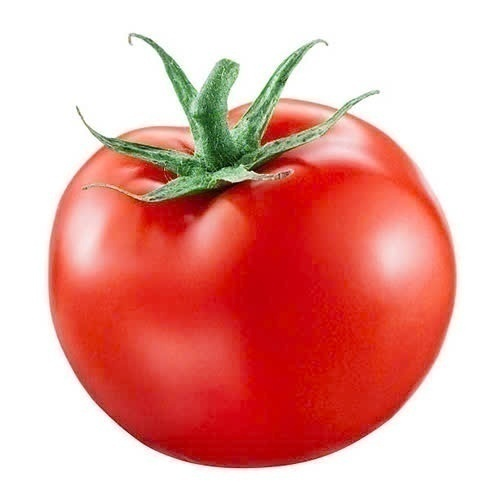
#> input picture z5966263488289_871d634a1742dd7d2ba9d0b0585b7ede.jpg, 500 x 500 px, found by its file name
$ python flipping.py
#> lines starting #> are read from the running program, lines starting #| are printed output that depends on the picture
import cv2

# Đọc ảnh
img = cv2.imread("L:/NNLT_Python/Xu-li-anh/z5966263488289_871d634a1742dd7d2ba9d0b0585b7ede.jpg")
#> img is the input picture: shape (500, 500, 3); mean B, G, R 157.1, 163.7, 230.9
(h, w) = img.shape[:2]
#> h = 500; w = 500
print('Chiều cao ảnh: ', h)
#| Chiều cao ảnh:  500
print('Chiều rộng ảnh: ', w)
#| Chiều rộng ảnh:  500

# Xác định toạ độ tâm và lấy màu tại tâm
center_x, center_y = w // 2, h // 2
#> center_x = 250; center_y = 250
(b, g, r) = img[center_y, center_x]  # Lấy màu pixel tại tâm
#> b = 15; g = 7; r = 208
print("Màu tại tâm ({}, {}) - Đỏ: {}, Xanh lá: {}, Xanh dương: {}".format(center_x, center_y, r, g, b))
#| Màu tại tâm (250, 250) - Đỏ: 208, Xanh lá: 7, Xanh dương: 15

# Lật ảnh theo chiều ngang
flipped_horizontal = cv2.flip(img, 1)  # 1: lật theo chiều ngang
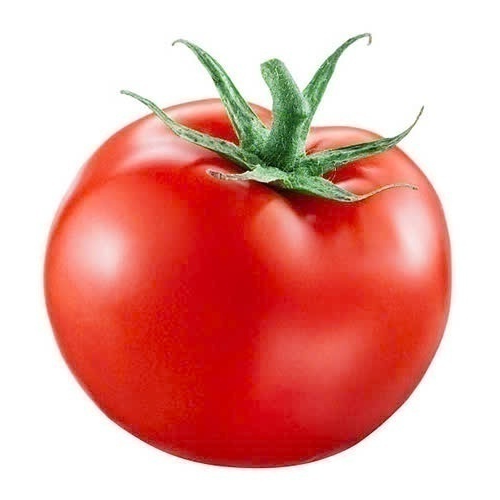
#> flipped_horizontal: shape (500, 500, 3); mean B, G, R 157.1, 163.7, 230.9

# Lật ảnh theo chiều dọc
flipped_vertical = cv2.flip(img, 0)    # 0: lật theo chiều dọc
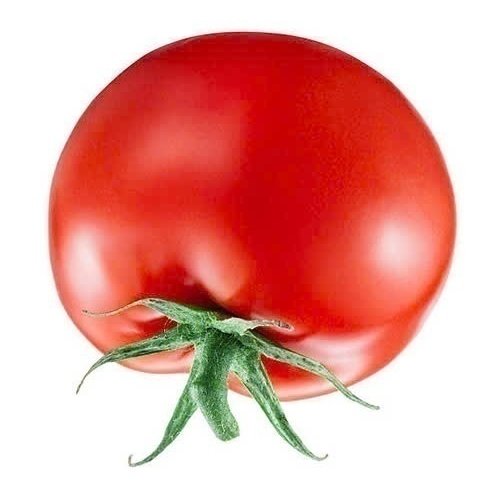
#> flipped_vertical: shape (500, 500, 3); mean B, G, R 157.1, 163.7, 230.9

# Lật ảnh theo cả hai chiều
flipped_both = cv2.flip(img, -1)       # -1: lật cả hai chiều
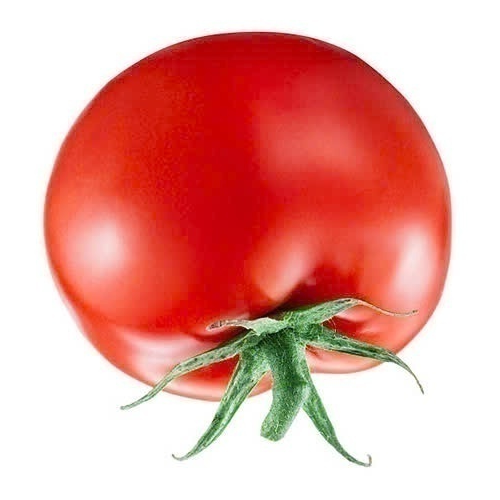
#> flipped_both: shape (500, 500, 3); mean B, G, R 157.1, 163.7, 230.9

# Hiển thị ảnh gốc và các ảnh đã lật
cv2.imshow("Ảnh gốc", img)
cv2.imshow("Lật theo chiều ngang", flipped_horizontal)
cv2.imshow("Lật theo chiều dọc", flipped_vertical)
cv2.imshow("Lật cả hai chiều", flipped_both)

cv2.waitKey(0)
cv2.destroyAllWindows()
